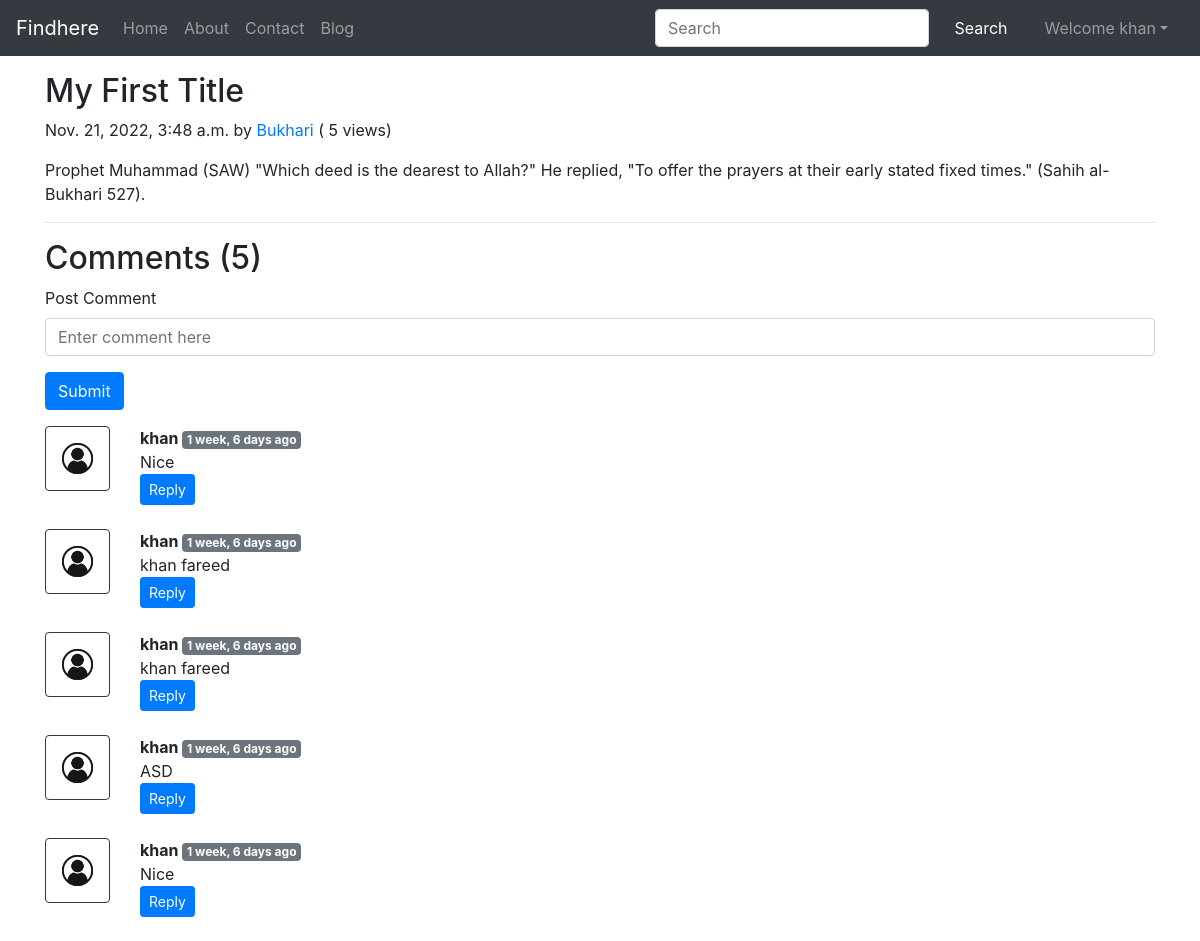
/blog/Namaz (signed in), run on the app's committed database.
### blogs/models.py (models this page shows, shortened)
class Post(models.Model):
    sno=models.AutoField(primary_key=True)
    title=models.CharField(max_length=255)
    author=models.CharField(max_length=14)
    slug=models.CharField(max_length=130)
    views= models.IntegerField(default=0)
    timeStamp=models.DateTimeField(blank=True)
    content=models.TextField()

class BlogComment(models.Model):
    sno= models.AutoField(primary_key=True)
    comment=models.TextField()
    user=models.ForeignKey(User, on_delete=models.CASCADE)
    post=models.ForeignKey(Post, on_delete=models.CASCADE)
    parent=models.ForeignKey('self',on_delete=models.CASCADE, null=True)
    timestamp= models.DateTimeField(default=now)

### blogs/views.py (the view)
# urls.py: path('<str:slug>', views.blogPost, name="blogPost"),
def blogPost(request, slug):
    post=Post.objects.filter(slug=slug).first()
    post.views= post.views +1
    post.save()
    comments= BlogComment.objects.filter(post=post, parent=None)
    replies= BlogComment.objects.filter(post=post).exclude(parent=None)
    replyDict={}
    for reply in replies:
        if reply.parent.sno not in replyDict.keys():
            replyDict[reply.parent.sno]=[reply]
        else:
            replyDict[reply.parent.sno].append(reply)
    context={'post':post, 'comments': comments, 'user': request.user, 'replyDict': replyDict}
    return render(request, "blog/blogPost.html", context)

### blogs/templatetags/extras.py (called while the page is built)
@register.filter(name='get_val')
def get_val(dict, key):
    return dict.get(key)

### templates/blog/BlogPost.html (shortened to what this page needs)
{% extends 'base.html' %}
{% block body %}
{% load humanize %}
{% load extras %}
<div class="container my-3">
    <h2 class="blog-post-title">{{post.title}}</h2>
    <p class="blog-post-meta">{{post.timeStamp}} by <a href="/about">{{post.author}}</a> (<span > {{post.views}} views</span>)</p>
    <p>{{post.content|safe}}</p>
    <hr>
</div>
<div class="container">
    <h2> Comments ({{comments.count}}) </h2>
    <div class="my-2">
        {% if user.is_authenticated %}
        <form action="/blog/postComment" method="post">
            <div class="form-group">
                <label for="exampleInputEmail1">Post Comment </label>
                <input type="text" class="form-control" name="comment" placeholder="Enter comment here">
            </div>
            <button type="submit" class="btn btn-primary">Submit</button>
        </form>
        {% else %}
        Please login to post a comment
        {% endif %}
    </div>
    {% for comment in comments %}
    <div class="row my-3">
        <div class="col-md-1  ">
            <img class="rounded mx-auto d-block w-100 border border-dark p-2" src="/static/user.jpg" alt="user">
        </div>
        <div class="col-md-11 ">
            <b> {{comment.user.username}} </b> <span class="badge badge-secondary ">{{comment.timestamp| naturaltime}}</span>
            <div>{{comment.comment}}</div>
            <div class="reply mx-0">
                {% if user.is_authenticated %}
                <button class="btn btn-sm btn-primary" type="button" data-toggle="collapse" data-target="#replyBox{{comment.sno}}" aria-expanded="false" aria-controls="replyBox{{comment.sno}}">
                    Reply
                </button>
                {% else %}
                <button class="btn btn-sm btn-primary" type="button" data-toggle="collapse" data-target="#replyBox{{comment.sno}}" aria-expanded="false" aria-controls="replyBox{{comment.sno}}">
                    Login to reply
                </button>
                {% endif %}
            </div>
        </div>
    </div>
    {% endfor %}
</div>
{% endblock %}

### templates/base.html (shortened to what this page needs)
<!doctype html>
<html lang="en">
  <head>
    <link rel="stylesheet" href="https://stackpath.bootstrapcdn.com/bootstrap/4.5.2/css/bootstrap.min.css">
  </head>
  <body>
    <nav class="navbar navbar-expand-lg navbar-dark bg-dark">
        <a class="navbar-brand" href="/">Findhere</a>
        <div class="collapse navbar-collapse" id="navbarSupportedContent">
          <ul class="navbar-nav mr-auto">
            <li class="nav-item {% block homeactive %}  {% endblock homeactive %}">
              <a class="nav-link" href="/">Home <span class="sr-only">(current)</span></a>
            </li>
            <li class="nav-item {% block aboutactive %}  {% endblock aboutactive %}" >
              <a class="nav-link" href="/about">About</a>
            </li>
            <li class="nav-item {% block contactactive %}  {% endblock contactactive %} ">
              <a class="nav-link" href="/contact">Contact</a>
            </li>
            <li class="nav-item {% block blogactive %}  {% endblock blogactive %} ">
              <a class="nav-link" href="/blog">Blog</a>
            </li>
          </ul>
          <div class="ml-auto form-inline ">
          <form method="get" action="/search"class="my-2 my-lg-0 mx-3">
            <input class="form-control mr-sm-2" type="search" placeholder="Search" aria-label="Search" name="query" id="query">
            <button class="btn btn-dark my-2 my-sm-0 " type="submit">Search</button>
          </form>
{% if user.is_authenticated %}
<ul class="navbar-nav mr-2">
<li class="nav-item dropdown">
<a class="nav-link dropdown-toggle" href='#' id="navbarDropdown" role="button" data-toggle="dropdown"> Welcome {{request.user}}</a>
      </li>
      </ul>
      </div>
{% endif %}
        </div>
      </nav>
      {% block body %}  {% endblock body %}
  </body>
</html>

### data on the page
Post: title "My First Title", timeStamp "Nov. 21, 2022, 3:48 a.m.", author "Bukhari", views "5", content "Prophet Muhammad (SAW) \"Which deed is the dearest to Allah?\" He replied, \"To offer the prayers at their early stated fixed times.\" (Sahih al-Bukhari 527)."
BlogComment: user.username "khan", timestamp "1 week, 6 days ago", comment "Nice"
BlogComment: user.username "khan", timestamp "1 week, 6 days ago", comment "khan fareed"
BlogComment: user.username "khan", timestamp "1 week, 6 days ago", comment "khan fareed"
BlogComment: user.username "khan", timestamp "1 week, 6 days ago", comment "ASD"
BlogComment: user.username "khan", timestamp "1 week, 6 days ago", comment "Nice"

### other printed values
{{ request.user }} "khan"
{{ comments.count }} "5"
